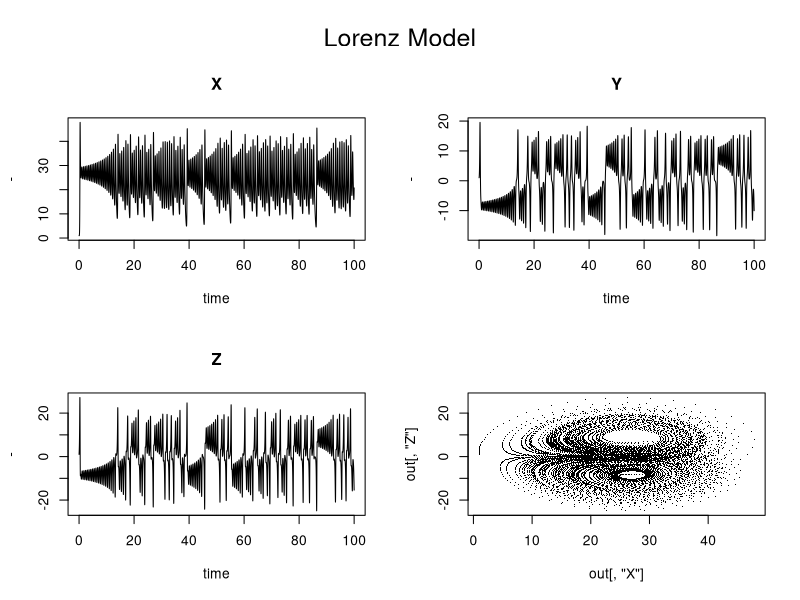

Reproduce this figure in R.
library(deSolve)

# Demo
# https://cran.r-project.org/web/packages/deSolve/vignettes/deSolve.pdf
# Implementing deSolve for integrating the Lorenz equations
parameters <- c(a = -8/3, b = -10, c = 28)
# initial conditions
state <- c(X = 1 , Y = 1, Z = 1)
# Model equations are specified in a function that 
# calculates the rates of change of the state variables
# The function must be formatted to take variables in this order, 
# and the output variables must be ordered the same as in state
Lorenz <- function(t, state, parameters) {
  with(as.list(c(state,parameters)), {
    # rates of change
    dX <- a*X + Y*Z
    dY <- b * (Y - Z)
    dZ <- -X*Y + c*Y - Z
    # return vector of rates:
    list(c(dX, dY, dZ))
  })
}
# specify time steps
times <- seq(0,100,by=.01)

# Solve by implementing ODE
# Takes as input the initial conditions, the time steps, the function, and all parameters
out <- ode(y = state, times = times, func = Lorenz, parms = parameters)
head(out)

# and plot!
par(oma = c(0,0,3,0))
plot(out, xlab = "time", ylab = "-")
plot(out[, "X"], out[,"Z"], pch = ".")
mtext(outer = TRUE, side = 3, "Lorenz Model", cex = 1.5)

# Solving Initial Value Problems for ODEs: lots of different options
# Runge-Kutta 4:
out <- rk4(state, times, Lorenz, parameters)
print(system.time(out <- rk4(state, times, Lorenz, parameters)))
# LSODA
out <- lsoda(state, times, Lorenz, parameters)
print(system.time(out <- lsoda(state, times, Lorenz, parameters)))

# Diagnostics:
diagnostics(out)
